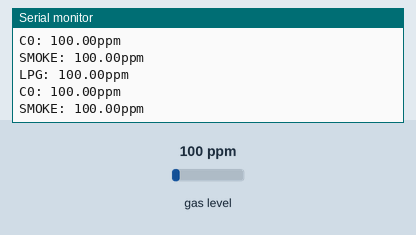
This sketch was run on a simulated ESP8266 (NodeMCU). Shown: the last lines printed to the serial monitor. The inputs (shaded band) are chosen by the test bench; at power-on: gas level 100 ppm. WiFi joins after 1.5 s; servers stay silent unless stated; no MQTT or app messages arrive unless stated.

Above: at 3.2 s.
3.3 s: gas level set to 20 ppm
At 4.32 s:
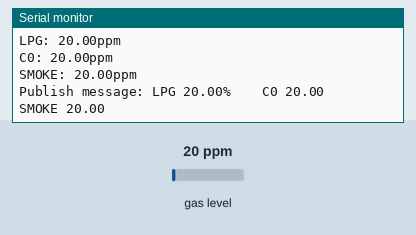
4.8 s: gas level set to 250 ppm
At 10.81 s:
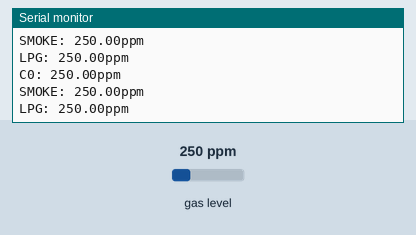
Timing chart, 0 to 12.3 s (numbered marks = the images above; inputs shaded):
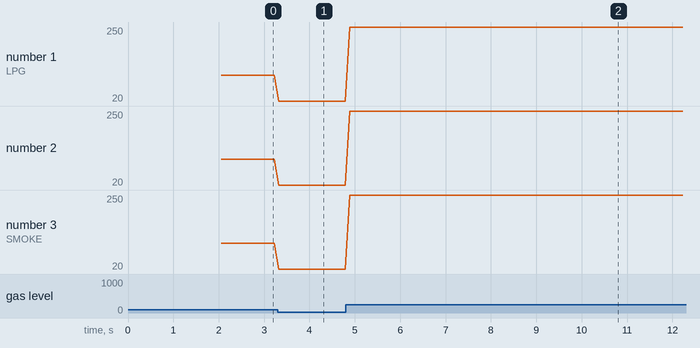

Measured:
- after the input at 3.3 s, the serial monitor: prints a new line at once (image 1)
- after the input at 4.8 s, the serial monitor: prints a new line after 0.09 s (image 2)
- plotted number 1: 100 → 20 after the input at 3.3 s, 20 → 250 after the input at 4.8 s
- plotted number 2: 100 → 20 after the input at 3.3 s, 20 → 250 after the input at 4.8 s
- plotted number 3: 100 → 20 after the input at 3.3 s, 20 → 250 after the input at 4.8 s

The sketch:

NodeMCU2.ino
```cpp
// Esta es la librería para utilizar las funciones de red del ESP8266
#include <ESP8266WiFi.h>
#include <PubSubClient.h>
#include <MQ2.h>

//change this with the pin that you use
int pin = A0;
float lpg, co, smoke;

MQ2 mq2(pin);

const char* ssid = "RedWifi";
const char* password = "PassWifi";
const char* mqtt_server = "IpServer";


WiFiClient espClient;
PubSubClient client(espClient);
long lastMsg = 0;
char msg[50];
int value = 0;

void setup(){
  setup_wifi();
  client.setServer(mqtt_server, 1883);
  mq2.begin();
  Serial.begin(9600);
}

void loop(){

  if (!client.connected()) {
    reconnect();
  }
  client.loop();

  calidadAire();

}

void setup_wifi()
{
 Serial.begin(9600);
 // We start by connecting to a WiFi network

 Serial.println();
 Serial.println();
 Serial.print("Conectando a ");
 Serial.println(ssid);

 WiFi.begin(ssid, password);

 while (WiFi.status() != WL_CONNECTED) {
   delay(500);
   Serial.print(".");
 }

 Serial.println("");
 Serial.println("WiFi conectado");
 Serial.println("Direccion IP: ");
 Serial.println(WiFi.localIP());
}

void reconnect() {
  // Loop until we're reconnected
  while (!client.connected()) {
    Serial.print("Esperando conexion MQTT...");
    // Attempt to connect
    if (client.connect("ESP8266Client-2")) {
      Serial.println("conectado");
      // Once connected, publish an announcement...
      client.publish("casa/aire", "Enviando el primer mensaje");
      // ... and resubscribe
      client.subscribe("casa/aire");
    } else {
      Serial.print("fallo, rc=");
      Serial.print(client.state());
      Serial.println(" intentando en 5 segundos");
      // Wait 5 seconds before retrying
      delay(5000);
    }
  }
}

void calidadAire(){
 /*read the values from the sensor, it returns
  *an array which contains 3 values.
  * 1 = LPG in ppm
  * 2 = CO in ppm
  * 3 = SMOKE in ppm
  */
  mq2.read(false); //set it false if you don't want to print the values in the Serial

  lpg = mq2.readLPG();

  co = mq2.readCO();

  smoke = mq2.readSmoke();

  Serial.print("LPG: ");
  Serial.print(lpg);
  Serial.println("ppm");
  Serial.print("C0: ");
  Serial.print(co);
  Serial.println("ppm");
  Serial.print("SMOKE: ");
  Serial.print(smoke);
  Serial.println("ppm");

  long now = millis();
  if (now - lastMsg > 2000) {
    lastMsg = now;
    ++value;
    snprintf (msg, 75, "LPG %0.2lf% \t C0 %0.2lf \t SMOKE %0.2lf", lpg, co, smoke);
    Serial.print("Publish message: ");
    Serial.println(msg);
    client.publish("casa/aire", msg);
    delay(100);
  }

  delay(100);
}
```
